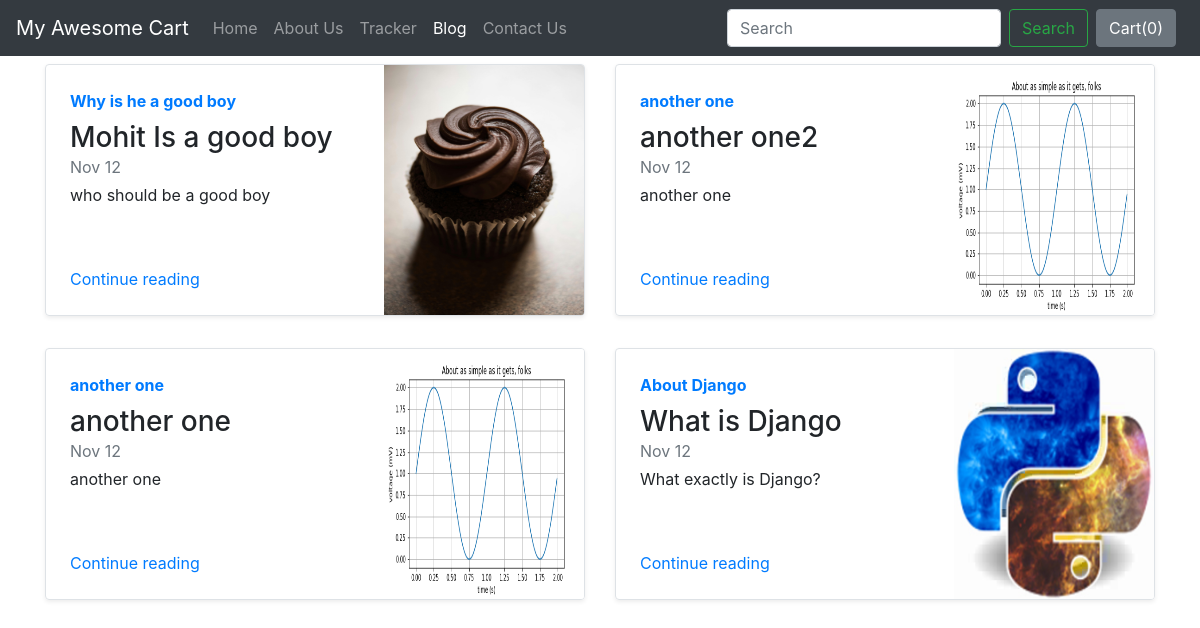
Screenshot of /blog/ with the database file from the repository.
### blog/models.py (models this page shows)
class Blogpost(models.Model):
    post_id = models.AutoField(primary_key=True)
    title = models.CharField(max_length=50)
    head0 = models.CharField(max_length=500, default="")
    chead0 = models.CharField(max_length=5000, default="")
    head1 = models.CharField(max_length=500, default="")
    chead1 = models.CharField(max_length=5000, default="")
    head2 = models.CharField(max_length=500, default="")
    chead2 = models.CharField(max_length=5000, default="")
    pub_date = models.DateField()
    thumbnail = models.ImageField(upload_to='shop/images', default="")
    def __str__(self):
        return self.title

### blog/views.py (the view)
# urls.py: path("", views.index, name="blogHome"),
def index(request):
    myposts = Blogpost.objects.all()
    print(myposts)
    return render(request, 'blog/index.html',
                  {'myposts': myposts})

### blog/templates/blog/index.html
{% extends 'blog/basic.html' %}
{% block body %}
<div class="container">
<div class="row my-2">
    {% for item in myposts %}
        <div class="col-md-6">
            <div
                class="row no-gutters border rounded overflow-hidden flex-md-row mb-4 shadow-sm h-md-250 position-relative">
                <div class="col p-4 d-flex flex-column position-static">
                    <strong class="d-inline-block mb-2 text-primary">{{item.head0}}</strong>
                    <h3 class="mb-0">{{item.title}}</h3>
                    <div class="mb-1 text-muted">Nov 12</div>
                    <p class="card-text mb-auto">{{item.head1}}</p>
                    <a href="blogpost/{{item.post_id}}" class="stretched-link">Continue reading</a>
                </div>
                <div class="col-auto d-none d-lg-block">
                    <img src="/media/{{item.thumbnail}}" class="bd-placeholder-img" width="200" height="250"
                        aria-label="Placeholder: Thumbnail"/>
                </div>
            </div>
        </div>
{% if forloop.counter|divisibleby:2 %}
    </div><div class="row my-2">
    {% endif %}
    {% endfor %}
</div>
{% endblock %}

### rows the page displays
Blogpost: head0 "Why is he a good boy", title "Mohit Is a good boy", head1 "who should be a good boy", thumbnail (picture)
Blogpost: head0 "another one", title "another one2", head1 "another one", thumbnail (picture)
Blogpost: head0 "another one", title "another one", head1 "another one", thumbnail (picture)
Blogpost: head0 "About Django", title "What is Django", head1 "What exactly is Django?", thumbnail (picture)
